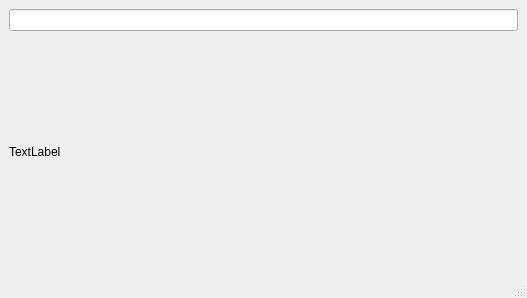
<?xml version="1.0" encoding="UTF-8"?>
<ui version="4.0">
 <class>MainWindow</class>
 <widget class="QMainWindow" name="MainWindow">
  <property name="geometry">
   <rect>
    <x>0</x>
    <y>0</y>
    <width>527</width>
    <height>298</height>
   </rect>
  </property>
  <property name="windowTitle">
   <string>MainWindow</string>
  </property>
  <widget class="QWidget" name="centralwidget">
   <layout class="QGridLayout" name="gridLayout">
    <item row="0" column="0">
     <layout class="QVBoxLayout" name="verticalLayout">
      <item>
       <widget class="QLineEdit" name="lineEdit"/>
      </item>
      <item>
       <widget class="QLabel" name="label">
        <property name="text">
         <string>TextLabel</string>
        </property>
       </widget>
      </item>
     </layout>
    </item>
   </layout>
  </widget>
  <widget class="QMenuBar" name="menubar">
   <property name="geometry">
    <rect>
     <x>0</x>
     <y>0</y>
     <width>527</width>
     <height>22</height>
    </rect>
   </property>
  </widget>
  <widget class="QStatusBar" name="statusbar"/>
 </widget>
 <resources/>
 <connections/>
</ui>
